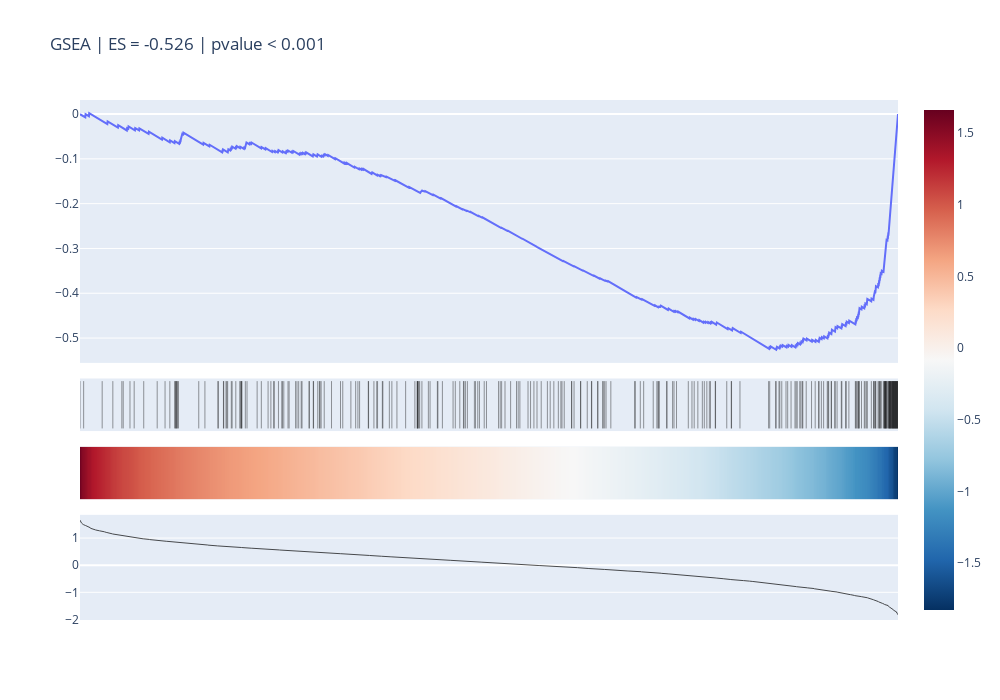

Write notebook code for a chart like this one.
### Code cell
L = 'TG'
n=3

basex_sort = wm.sort_values('Factor'+str(n+1), ascending=False)['Factor'+str(n+1)]
gboolean = [L in i.split(' | ') if type(i)==str else False for i in m2i.set_index('fid').loc[basex_sort.index]['TP_Class_argmax']]

plotGSEA(basex_sort, gboolean)
